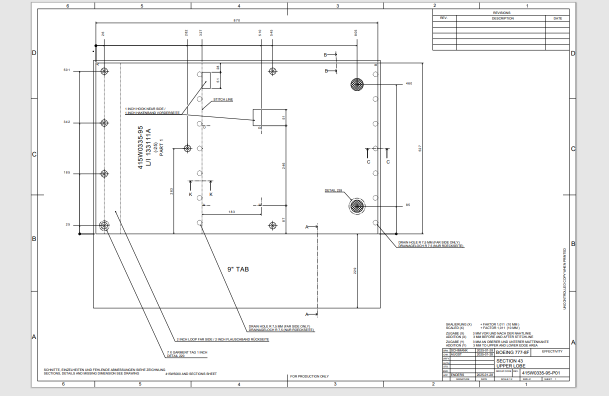
#> input picture backend/uploads/20251128_130832/image_95_P01.png, 1217 x 792 px (shown at 1/2 size)
$ python -i ocr_module.py   (imports and definitions only)
#> lines starting #> are read from the running program, lines starting #| are printed output that depends on the picture; after the words box and inside, x2 and y2 are one past the last pixel; in counts of white or black regions, pixels touching at a corner belong together
#> in extract_garment_tag, img is the input picture: PIL image 1217x792 RGBA; mean R, G, B, A 243.8, 243.7, 243.7, 255
"""
OCR Module for VisionTech
Extracts GARMENT TAG values from images
"""

import pytesseract
from PIL import Image, ImageEnhance, ImageFilter
import re
import os

# Configure Tesseract path
os.environ['PATH'] = 'C:\\Program Files\\Tesseract-OCR;' + os.environ.get('PATH', '')
pytesseract.pytesseract.pytesseract_cmd = r'C:\\Program Files\\Tesseract-OCR\\tesseract.exe'


def preprocess_image(image):
    """Simple PIL-based preprocessing to improve OCR."""
    if image.mode != 'RGB':
        image = image.convert('RGB')
    w, h = image.size
#> w = 1217; h = 792
    image = image.resize((w*2, h*2), Image.Resampling.LANCZOS)
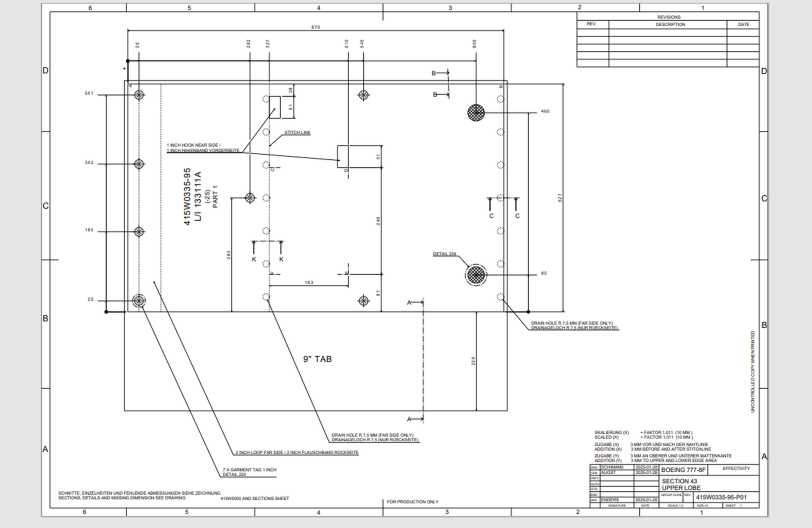
#> image: PIL image 2434x1584 RGB (shown at 1/3 size); mean R, G, B 243.2, 243.1, 243.1
    gray = image.convert('L')
    gray = ImageEnhance.Contrast(gray).enhance(2.0)
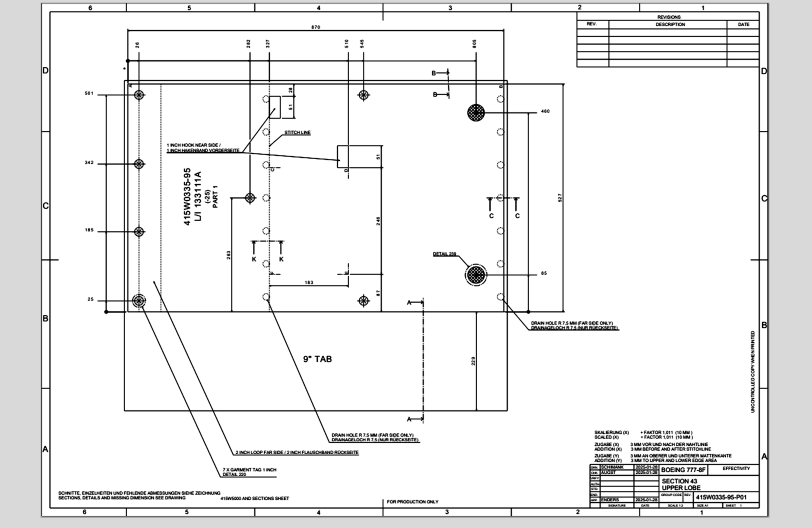
#> gray: PIL image 2434x1584 L (shown at 1/3 size); min 0, max 255, mean 236.3
    gray = ImageEnhance.Brightness(gray).enhance(1.05)
    gray = ImageEnhance.Sharpness(gray).enhance(1.8)
    gray = gray.filter(ImageFilter.MedianFilter(size=3))
    thresh = 128
    data = [255 if p > thresh else 0 for p in gray.getdata()]
#> data = 3855456 items
    out = Image.new('L', gray.size)
#> out: PIL image 2434x1584 L; every value is 0
    out.putdata(data)
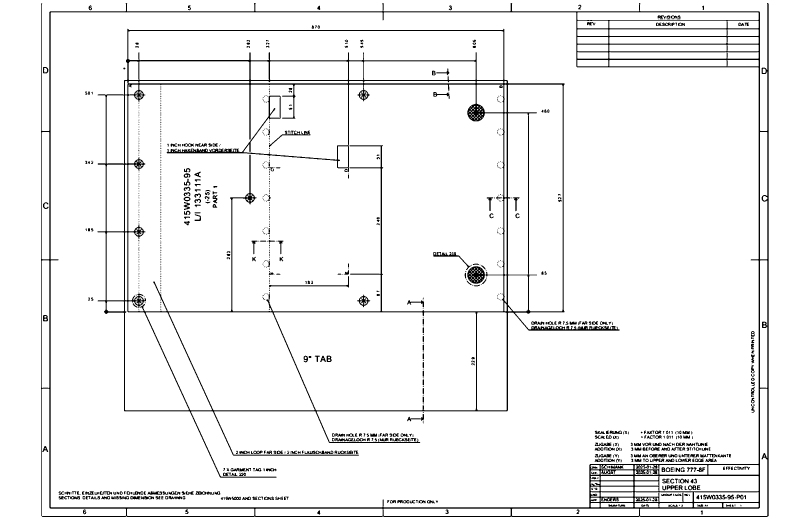
#> out: PIL image 2434x1584 L (shown at 1/3 size); 94.9% white; 931 black regions (481 under 20 px), largest, box (x1, y1, x2, y2) and area: (292, 86, 1859, 1433) 75557, (123, 9, 2306, 1551) 70763, (1300, 756, 1412, 810) 849
    return out


def find_and_crop_garment_tag_region(image):
    """Locate GARMENT TAG in image and crop around it."""
    search_variants = [
        ('original', image, 1.0),
        ('grayscale', image.convert('L'), 1.0),
    ]

    try:
        pre = preprocess_image(image)
        search_variants.append(('preprocessed', pre, 2.0))
    except Exception:
        pass

    garment_boxes = []

    for variant_name, variant_img, scale_factor in search_variants:
        try:
            data = pytesseract.image_to_data(variant_img, output_type=pytesseract.Output.DICT, lang='eng')

            for i, word in enumerate(data['text']):
                if word and ('GARMENT' in word.upper() or 'TAG' in word.upper()):
                    conf = int(data['conf'][i])
                    if conf > 30:
                        x, y, w, h = data['left'][i], data['top'][i], data['width'][i], data['height'][i]
                        x_orig = int(x / scale_factor)
                        y_orig = int(y / scale_factor)
                        w_orig = int(w / scale_factor)
                        h_orig = int(h / scale_factor)
                        garment_boxes.append((x_orig, y_orig, w_orig, h_orig, conf, variant_name))
        except Exception:
            pass
#> this loop made 1 pass
#> (variant_name, scale_factor) on pass 1: ('original', 1)
#> after the loop, garment_boxes = []

    if not garment_boxes:
        return image, False

    best_box = max(garment_boxes, key=lambda b: b[4])
    x, y, w, h, conf, variant = best_box

    img_width, img_height = image.size

    expand_left = max(0, x - w * 3)
    expand_right = min(img_width, x + w * 5)
    expand_top = max(0, y - h * 2)
    expand_bottom = min(img_height, y + h * 3)

    cropped = image.crop((expand_left, expand_top, expand_right, expand_bottom))

    return cropped, True


def extract_garment_tag(image_path):
    """Extract the GARMENT TAG value from an image."""
    try:
        filename = os.path.basename(image_path)
        title = os.path.splitext(filename)[0]
        p = re.search(r'(P\d+)', title, re.IGNORECASE)
        if p:
            title = p.group(1)

        img = Image.open(image_path)

        cropped_img, found_tag = find_and_crop_garment_tag_region(img)

        if found_tag:
            working_img = cropped_img
            working_size = cropped_img.size
        else:
            working_img = img
            working_size = img.size

        variants = [('orig', working_img)]
        try:
            pre = preprocess_image(working_img)
        except Exception:
            pre = working_img
        variants.append(('pre', pre))
        variants.append(('pre_contrast', ImageEnhance.Contrast(pre).enhance(2.2)))
        variants.append(('pre_sharp', ImageEnhance.Sharpness(pre).enhance(2.0)))

        configs = ['', '--oem 1 --psm 6', '--oem 3 --psm 11', '--oem 3 --psm 7']
        ocr_results = []
        for vname, vimg in variants:
            for cfg in configs:
                try:
                    txt = pytesseract.image_to_string(vimg, lang='eng', config=cfg)
                except Exception:
                    txt = ''
                if txt and txt.strip():
                    ocr_results.append((vname, cfg, txt))

        patterns_before = [
            r'([0-9]+)\s+X\s+GARMENT\s+TAG',
            r'([0-9]+)\s*X\s*GARMENT',
            r'([0-9]+)\s*\*\s*GARMENT\s+TAG',
            r'([0-9A-Z]+)\s*\*\s*GARMENT',
            r'([0-9]+)\s+GARMENT\s+TAG',
            r'([A-Z0-9\-]+)\s*GARMENT\s+TAG',
            r'([^\s]+)\s*\*\s*GARMENT',
            r'([A-Z0-9]+)[^A-Z0-9]*GARMENT',
        ]

        patterns_after = [
            r'GARMENT\s+TAG[:\s]*([0-9]+)',
            r'TAG[:\s]*([0-9]+)',
            r'GARMENT\s+TAG[:\s]+([0-9A-Z\-]+)',
            r'TAG[:\s]+([0-9A-Z\-]+)',
        ]

        candidates = []
        for vname, cfg, txt in ocr_results:
            norm = re.sub(r'\s+', ' ', txt)

            for pat in patterns_before:
                matches = re.finditer(pat, norm, re.IGNORECASE)
                for m in matches:
                    val = re.sub(r'[^A-Za-z0-9\-]', '', m.group(1).strip())
                    val = re.sub(r'X+$', '', val, flags=re.IGNORECASE)
                    if val and len(val) <= 10:
                        candidates.append((val, 'before', vname, cfg))

            for pat in patterns_after:
                matches = re.finditer(pat, norm, re.IGNORECASE)
                for m in matches:
                    val = re.sub(r'[^A-Za-z0-9\-]', '', m.group(1).strip())
                    val = re.sub(r'X+$', '', val, flags=re.IGNORECASE)
                    if val and len(val) <= 10:
                        candidates.append((val, 'after', vname, cfg))

        if candidates:
            before_candidates = [c for c in candidates if c[1] == 'before']
            after_candidates = [c for c in candidates if c[1] == 'after']

            numeric_before = [(v, pos, vname, cfg) for v, pos, vname, cfg in before_candidates if v.isdigit()]
            numeric_after = [(v, pos, vname, cfg) for v, pos, vname, cfg in after_candidates if v.isdigit()]

            if numeric_before:
                counts = {}
                for val, *_ in numeric_before:
                    counts[val] = counts.get(val, 0) + 1
                best = sorted(counts.items(), key=lambda x: (-x[1], -len(x[0]), -int(x[0]) if x[0].isdigit() else 0))[0][0]
                return {'titre': title, 'garment_tag': best, 'candidates': candidates, 'used_cropping': found_tag, 'width': working_size[0], 'height': working_size[1]}
            elif numeric_after:
                counts = {}
                for val, *_ in numeric_after:
                    counts[val] = counts.get(val, 0) + 1
                best = sorted(counts.items(), key=lambda x: (-x[1], -len(x[0]), -int(x[0]) if x[0].isdigit() else 0))[0][0]
                return {'titre': title, 'garment_tag': best, 'candidates': candidates, 'used_cropping': found_tag, 'width': working_size[0], 'height': working_size[1]}
            elif before_candidates:
                counts = {}
                for val, *_ in before_candidates:
                    counts[val] = counts.get(val, 0) + 1
                best = sorted(counts.items(), key=lambda x: (-x[1], -sum(ch.isdigit() for ch in x[0]), len(x[0])))[0][0]
                return {'titre': title, 'garment_tag': best, 'candidates': candidates, 'used_cropping': found_tag, 'width': working_size[0], 'height': working_size[1]}
            else:
                counts = {}
                for val, *_ in after_candidates:
                    counts[val] = counts.get(val, 0) + 1
                best = sorted(counts.items(), key=lambda x: (-x[1], -sum(ch.isdigit() for ch in x[0]), len(x[0])))[0][0]
                return {'titre': title, 'garment_tag': best, 'candidates': candidates, 'used_cropping': found_tag, 'width': working_size[0], 'height': working_size[1]}
        else:
            samples = [t[:200] for _, _, t in ocr_results[:3]]
            return {'titre': title, 'garment_tag': 'Not found', 'candidates': candidates, 'sample_texts': samples, 'used_cropping': found_tag, 'width': working_size[0], 'height': working_size[1]}

    except FileNotFoundError:
        return {'erreur': f"L'image n'a pas été trouvée: {image_path}"}
    except Exception as e:
        import traceback
        return {'erreur': f"Une erreur s'est produite: {str(e)}", 'traceback': traceback.format_exc()}

#> (the run stopped early here; a loop or call above may not have finished)

$ run again, on backend/uploads/20251128_130832/image_95_P02.png
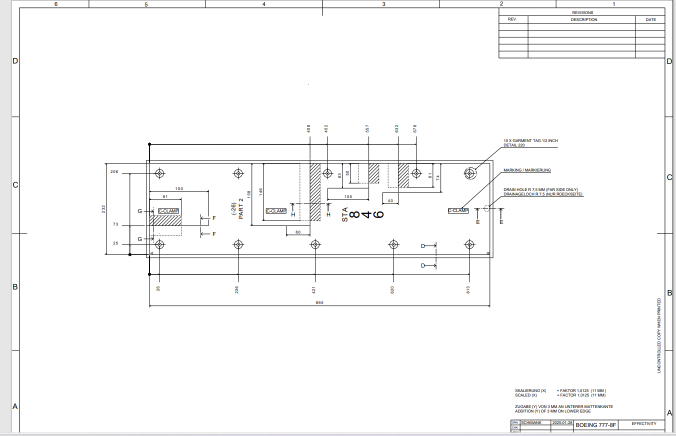
#> input picture backend/uploads/20251128_130832/image_95_P02.png, 1351 x 871 px (shown at 1/2 size)
#> in extract_garment_tag, img is the input picture: PIL image 1351x871 RGBA; mean R, G, B, A 248.3, 248.3, 248.3, 255
#> in preprocess_image, `gray = ImageEnhance.Contrast(gray).enhance(2.0)`:
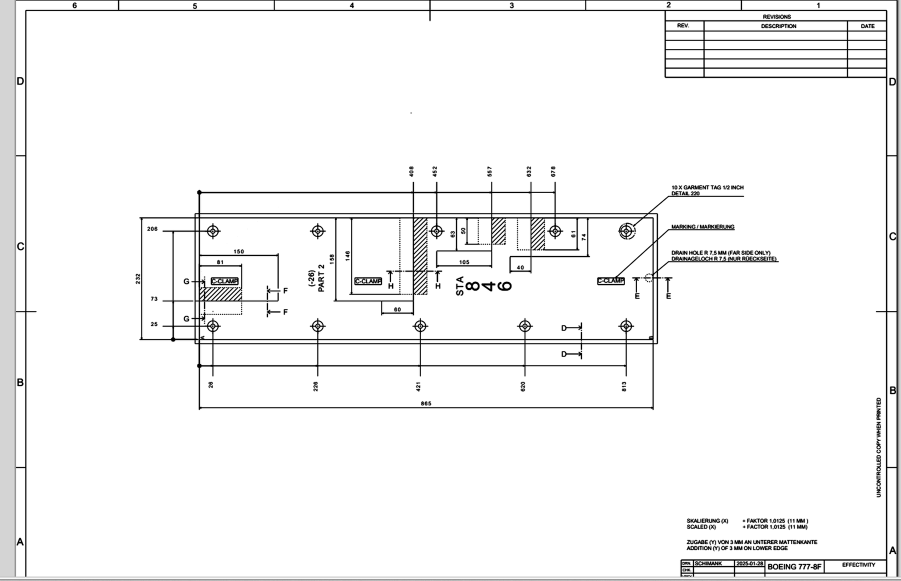
#> gray: PIL image 2702x1742 L (shown at 1/3 size); min 0, max 255, mean 243.7
#> data = 4706884 items
#> in preprocess_image, `out.putdata(data)`:
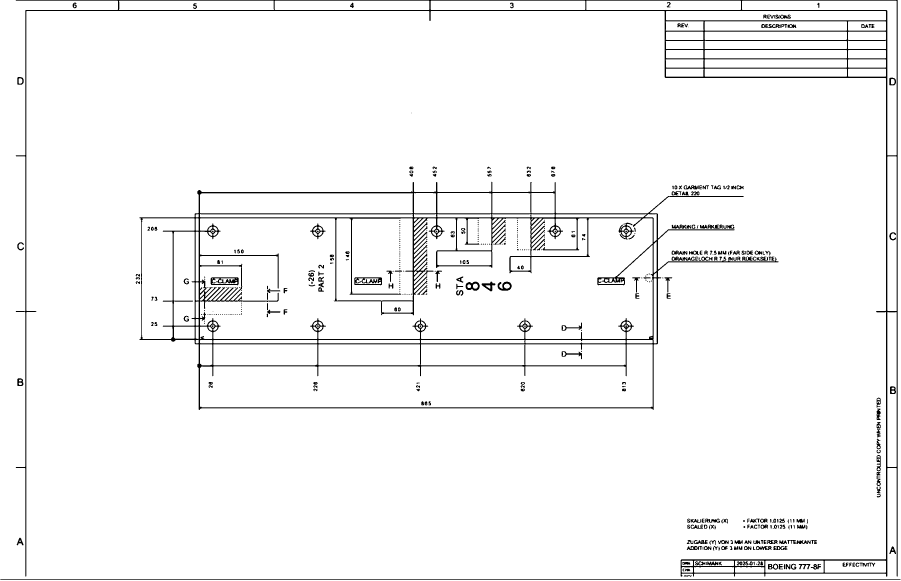
#> out: PIL image 2702x1742 L (shown at 1/3 size); 96.4% white; 462 black regions (164 under 20 px), largest, box (x1, y1, x2, y2) and area: (418, 545, 2336, 1230) 72248, (47, 0, 2693, 1730) 53649, (1, 1738, 2701, 1740) 5400
#> the loop in find_and_crop_garment_tag_region, `for variant_name, variant_img, scale_factor in search_variants:` made 1 pass
#> (variant_name, scale_factor) on pass 1: ('original', 1)
#> after the loop in find_and_crop_garment_tag_region, `for variant_name, variant_img, scale_factor in search_variants:`: garment_boxes = []

$ run again, on backend/uploads/20251128_130832/image_95_P03.png
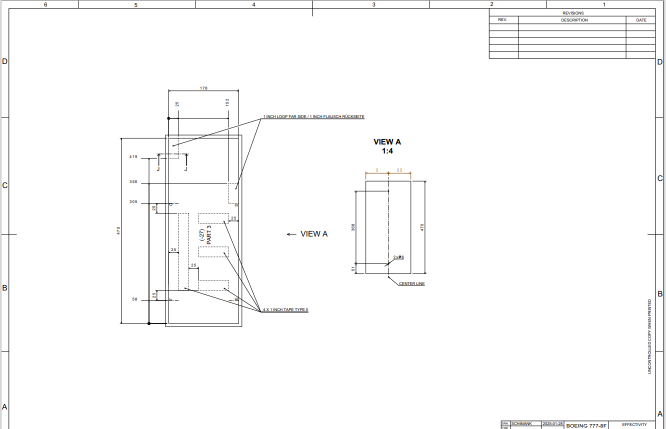
#> input picture backend/uploads/20251128_130832/image_95_P03.png, 1331 x 857 px (shown at 1/2 size)
#> in extract_garment_tag, img is the input picture: PIL image 1331x857 RGBA; mean R, G, B, A 250.4, 250.4, 250.4, 255
#> in preprocess_image, `gray = ImageEnhance.Contrast(gray).enhance(2.0)`:
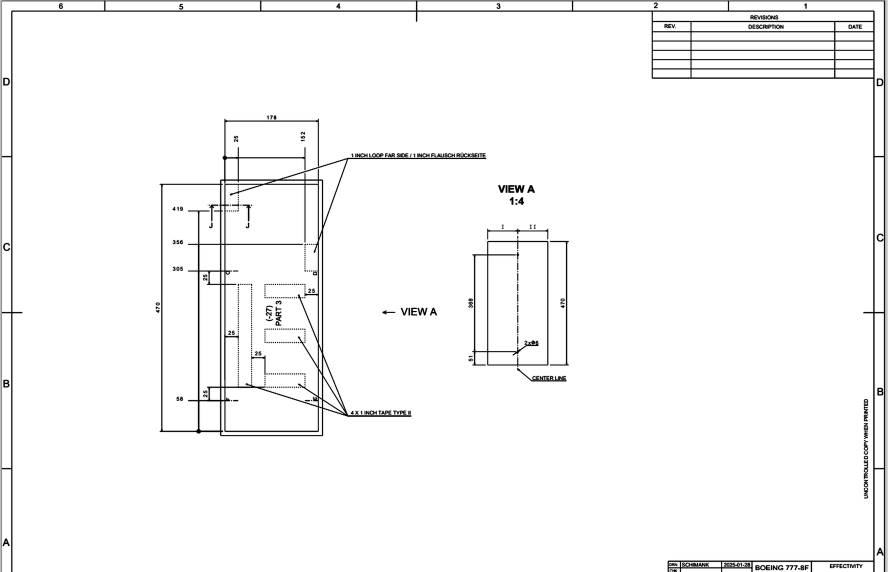
#> gray: PIL image 2662x1714 L (shown at 1/3 size); min 0, max 255, mean 247.2
#> data = 4562668 items
#> in preprocess_image, `out.putdata(data)`:
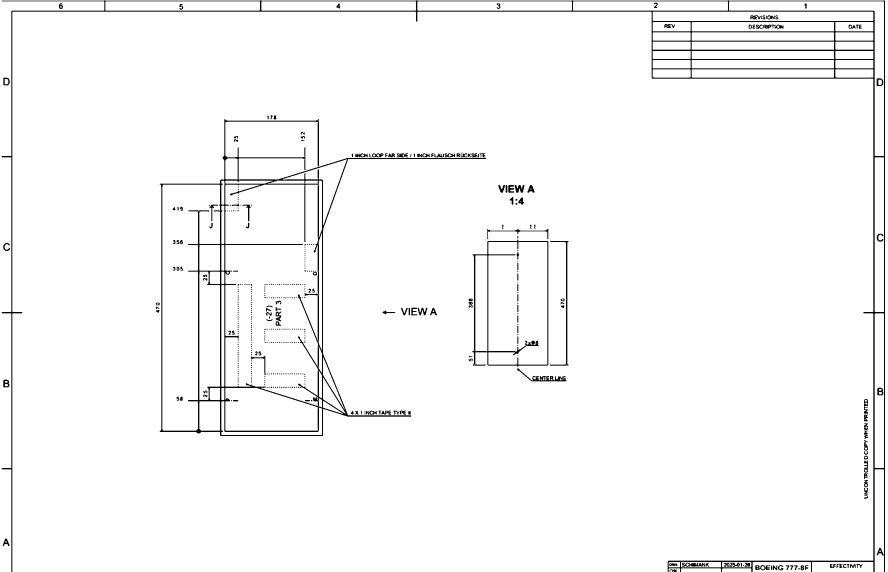
#> out: PIL image 2662x1714 L (shown at 1/3 size); 97.4% white; 469 black regions (291 under 20 px), largest, box (x1, y1, x2, y2) and area: (5, 1, 2655, 1714) 51661, (479, 357, 1459, 1308) 36288, (1417, 719, 1645, 1101) 6424
#> the loop in find_and_crop_garment_tag_region, `for variant_name, variant_img, scale_factor in search_variants:` made 1 pass
#> (variant_name, scale_factor) on pass 1: ('original', 1)
#> after the loop in find_and_crop_garment_tag_region, `for variant_name, variant_img, scale_factor in search_variants:`: garment_boxes = []
